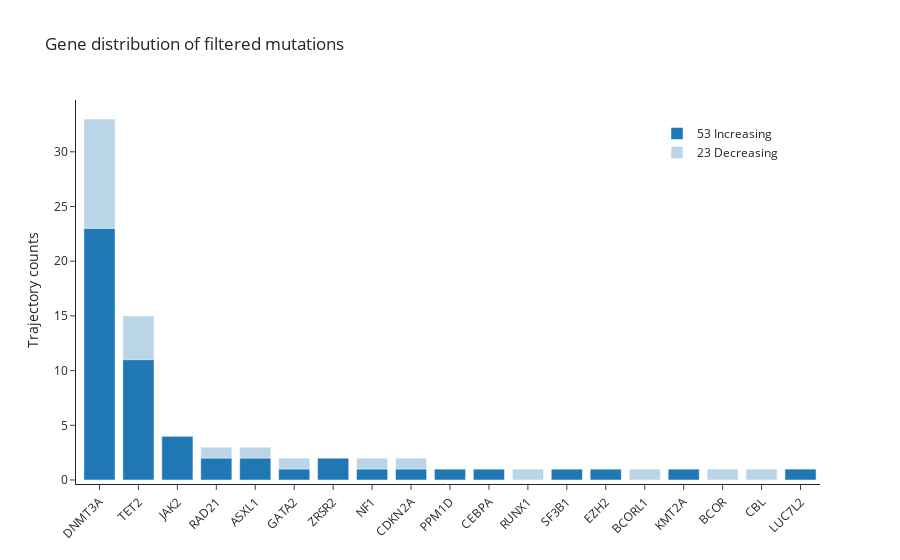

Notebook cell for this chart:
### Code cell
fit_cohort = filtering.model_cohort(lbc)

gene_bar = plot.gene_bar(fit_cohort)[0]
gene_bar.show()
gene_bar.write_image(path + "gene_counts.png", scale=10)
gene_bar.write_image(path + "gene_counts.svg")

### Figure 1 — Plotly figure (JSON) as saved in the notebook; plotly's stock layout.template omitted (floating-point values rounded to 4 significant figures)
{"data": [{"marker": {"color": "#1F77B4"}, "name": "53 Increasing", "type": "bar", "x": ["DNMT3A", "TET2", "JAK2", "RAD21", "ASXL1", "GATA2", "ZRSR2", "NF1", "CDKN2A", "PPM1D", "CEBPA", "RUNX1", "SF3B1", "EZH2", "BCORL1", "KMT2A", "BCOR", "CBL", "LUC7L2"], "y": [23, 11, 4, 2, 2, 1, 2, 1, 1, 1, 1, 0, 1, 1, 0, 1, 0, 0, 1]}, {"marker": {"color": "#1F77B4"}, "name": "23 Decreasing", "opacity": 0.3, "type": "bar", "x": ["DNMT3A", "TET2", "JAK2", "RAD21", "ASXL1", "GATA2", "ZRSR2", "NF1", "CDKN2A", "PPM1D", "CEBPA", "RUNX1", "SF3B1", "EZH2", "BCORL1", "KMT2A", "BCOR", "CBL", "LUC7L2"], "y": [10, 4, 0, 1, 1, 1, 0, 1, 1, 0, 0, 1, 0, 0, 1, 0, 1, 1, 0]}], "layout": {"barmode": "relative", "legend": {"x": 0.95, "xanchor": "right", "y": 0.95, "yanchor": "top"}, "margin": {"pad": 4}, "title": {"text": "Gene distribution of filtered mutations"}, "xaxis": {"tickangle": -45}, "yaxis": {"title": {"text": "Trajectory counts"}}}}
